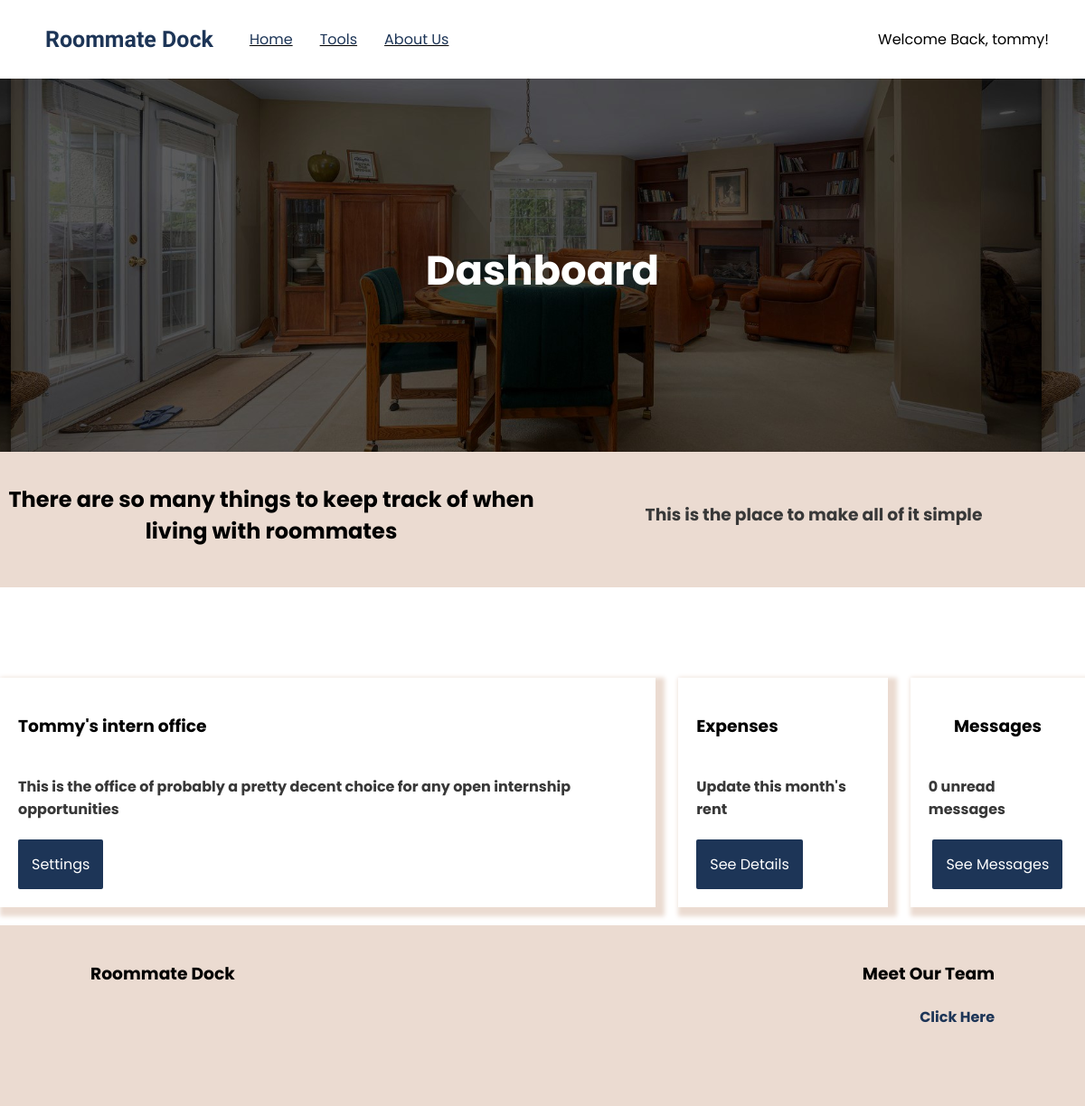
/rentsplit/ (signed in), run on the app's committed database.
### rentsplit/models.py (models this page shows, shortened)
class ProfileAuth(models.Model):
    name = models.CharField(max_length=64, unique=True)
    rent = models.IntegerField(default=0)
    users = models.ManyToManyField(User, related_name='profile')
    description = models.CharField(max_length=120, null=True)

### rentsplit/views.py (the view)
# urls.py: path('', views.index, name='index'),
@login_required(login_url = 'users:login')
def index(request):
    user = request.user
    try:
        profile = ProfileAuth.objects.get(users=user)
        user_profiles = user.profile.all()
        calculated_rents = results(profile)
        all_mes = Message.objects.filter(profile=profile)
        unread_count = all_mes.exclude(users_read=user).count()
        return render(request, 'rentsplit/index.html', {
            'user_profiles': user_profiles,
            'calculated_rents': calculated_rents,
            'all_mes': all_mes,
            'unread_count': unread_count
        })
    except:
        user_profiles = None
        calculated_rents = None
        return render(request, 'rentsplit/index.html', {
            'user_profiles': user_profiles,
            'calculated_rents': calculated_rents,
        })

### rentsplit/templates/rentsplit/index.html (shortened to what this page needs)
{% extends 'dock/layout-landing.html' %}
{% block head %}
{% load static %}
{% endblock head %}
{% block body %}
<div class="content-wrapper app-banner background-image-divider-main center">
    <h1 class='padding-top white-text main-text big-text'>Dashboard</h1>
</div>
<div class="banner next-to-eachother padding-top-small padding-bottom-small center">
    <div class="half-div center">
        <h2 class='main-text' style='text-align:center;'>There are so many things to keep track of when living with roommates</h2>
    </div>
    <div class="half-div center">
        <h3 class='sub-text'>This is the place to make all of it simple</h3>
    </div>
</div>
    <div class="content-wrapper center mobile-fit-content">
        <div>
            <div class='next-to-eachother center'>
                {% if request.user.profile.all %}
                    {% for profile in user_profiles %}
                    {% if profile.name %}
                    <div class="big-card margin-top margin-bottom stack-divs mobile-width margin-right">
                        <h3 class='main-text'>{{profile.name}}</h3>
                        <h4 class='sub-text'>{{profile.description}}</h4>
                        <a href="{% url 'rentsplit:profile-settings' profile.name%}" class='main-button'>Settings</a>
                    </div>
                    <div class="big-card margin-top margin-bottom stack-divs mobile-width margin-right">
                        <h3 class='main-text'>Expenses</h3>
                        {% if profile.rent == 0 %}
                            <h4 class='sub-text'>Update this month's rent</h4>
                        {% else %}
                            <h4 class='sub-text'>Rent: ${{profile.rent|floatformat:2}}</h4>
                        {% endif %}
                        <a href="{% url 'rentsplit:user-profile' profile.name %}" class='main-button'>See Details</a>
                    </div>
                    {% endif %}
                    {% endfor %}
                        <div class="big-card stack-divs mobile-width margin-top margin-bottom center">
                            <h3 class='main-text'>Messages</h3>
                            <h4 class='sub-text'>{{unread_count}} unread messages</h4>
                            <a href="{% url 'messageboard:index' request.user.profile.get.name%}" class='main-button'>See Messages</a>
                        </div>
                {% endif %}
            </div>
        </div>
    </div>
    {% endblock %}

### dock/templates/dock/layout-landing.html (shortened to what this page needs)
<!DOCTYPE html>
<html lang="en">
<head>
    {% load static %}
    {% load compress %}
    <link rel="stylesheet" href="{% static 'css/styles.css' %}">
</head>
<body>
    <div class="nav-container">
        <div class="nav-contents">
            <div class="left-in-div">
                <a href="{% url 'index' %}"><h3 class='nav-brand padding-left-med'>Roommate Dock</h3></a>
            </div>
            <div class="nav-options-container">
                <ul class='nav-options'>
                    <li class='nav-option'><a href="{% url 'index' %}">Home</a></li>
                    <div class='tools-menu'>
                        <li class='nav-option hover-dropdown' id='hover-tools-dropdownid'><a href="{% url 'options' %}">Tools</a></li>
                        </div>
                        <li class='nav-option'><a href="{% url 'index' %}">About Us</a></li>
                    </ul>
            </div>
            {% if user.is_authenticated %}
            <div class="right-in-div nav-profile">
                <a href"#" class='hover-dropdown' id='hover-profile-dropdownid'>Welcome Back, {{ request.user }}!</a>
            </div>
                {% endif %}
            </div>
        </div>
    {% block body %}
    {% endblock body %}
    <footer class='footer banner'>
        <div class="padding-footer row">
            <div class="half-div">
                <h3 class='main-text text-align-start'>Roommate Dock</h3>
            </div>
            <div class="half-div">
                <h3 class='main-text text-align-end'>Meet Our Team</h3>
                <h4 class='sub-text text-align-end link'><a href="http://tommy-pham.netlify.app/" target='blank'>Click Here</a></h4>
            </div>
        </div>
    </footer>
</body>
</html>

### static/css/styles.css (style rules this page uses)
body { padding: 0; margin: 0; }
html { padding: 0; margin: 0; }
a:link { color: #1d3557; text-decoration: none; }
.link { transition: 0.3s; cursor: pointer; color: #1d3557; }
.main-text { font-family: Poppins; margin-left: 0; margin-right: 0; }
.big-text { font-size: 45px !important; }
.sub-text { font-family: Poppins; color: rgb(56, 56, 56); }
.white-text { color: white; }
.margin-bottom { margin-bottom: 20px; }
.margin-right { margin-right: 25px; }
.margin-top { margin-top: 50px; }
.main-button { background-color: #1d3557; color: white !important; padding: 15px; font-family: Poppins; width: fit-content; border-radius: 2px; transition: 0.3s; border: none; cursor: pointer; }
.big-card { padding: 20px; box-shadow: 5px 5px 5px 5px rgb(235, 219, 209); width: fit-content; }
.nav-container { height: 57px; display: flex; justify-content: center; width: 100%; position: fixed; top: 0; background-color: white; font-family: Poppins; padding-top: 15px; padding-bottom: 15px; z-index: 1; transition: 0.4s; }
.nav-brand { font-family: "Secular One"; font-size: 25px; margin-top: 0; margin-bottom: 0; color: #1d3557; transition: 0.5s; }
.nav-contents { display: flex; flex-direction: row; align-items: center; width: 100%; }
.nav-options { display: flex; flex-direction: row; list-style: none; }
.nav-option { margin-right: 30px; text-decoration: underline; transition: 0.4s; }
.right-in-div { display: flex; margin-left: auto; margin-right: 40px; }
.nav-profile { display: flex; flex-direction: column; position: relative; }
#hover-profile-dropdownid { transition: 0.4s; z-index: 1; }
.next-to-eachother { display: flex; flex-direction: row; align-items: center; justify-content: space-evenly; }
.tools-menu { position: relative; }
.padding-top { padding-top: 100px; }
.padding-top-small { padding-top: 25px; }
.padding-bottom-small { padding-bottom: 25px; }
.padding-top-small { padding-top: 15px; }
.banner { background-color: rgb(235, 219, 209); }
.row { display: flex; flex-direction: row; }
.padding-footer { padding-top: 20px; padding-left: 100px; padding-right: 100px; }
.text-align-start { text-align: start; }
.text-align-end { text-align: end; }
.footer { height: 200px; }
.stack-divs { display: flex; flex-direction: column; }
.padding-left-med { padding-left: 50px; }
.half-div { width: 50%; }
.big-text { margin: 0; }
.background-image-divider-main { background-image: url("../media/rent-divider.jpeg"); height: 500px; background-position: 20% 50%; background-size: 95%; }
.center { display: flex; justify-content: center; align-items: center; }

### data on the page
ProfileAuth: name "Tommy's intern office", description "This is the office of probably a pretty decent choice for any open internship opportunities", rent "Update this month's rent"

### other printed values
{{ request.user }} "tommy"
{{ unread_count }} "0"
